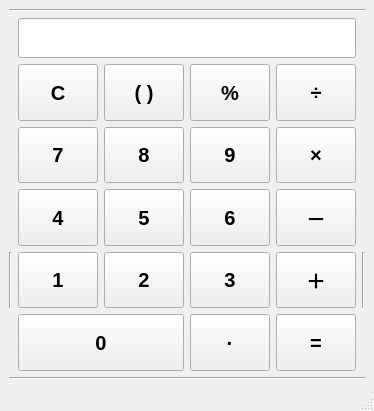
<?xml version="1.0" encoding="UTF-8"?>
<ui version="4.0">
 <class>MainWindow</class>
 <widget class="QMainWindow" name="MainWindow">
  <property name="geometry">
   <rect>
    <x>0</x>
    <y>0</y>
    <width>356</width>
    <height>411</height>
   </rect>
  </property>
  <property name="windowTitle">
   <string>MainWindow</string>
  </property>
  <property name="toolButtonStyle">
   <enum>Qt::ToolButtonTextBesideIcon</enum>
  </property>
  <widget class="QWidget" name="centralwidget">
   <layout class="QVBoxLayout" name="verticalLayout">
    <item>
     <widget class="Line" name="line_4">
      <property name="orientation">
       <enum>Qt::Horizontal</enum>
      </property>
     </widget>
    </item>
    <item>
     <layout class="QGridLayout" name="gridLayout">
      <item row="3" column="4">
       <widget class="QPushButton" name="pushButton_minus">
        <property name="sizePolicy">
         <sizepolicy hsizetype="Expanding" vsizetype="Expanding">
          <horstretch>0</horstretch>
          <verstretch>0</verstretch>
         </sizepolicy>
        </property>
        <property name="font">
         <font>
          <pointsize>15</pointsize>
          <weight>75</weight>
          <bold>true</bold>
         </font>
        </property>
        <property name="text">
         <string>－</string>
        </property>
       </widget>
      </item>
      <item row="3" column="1">
       <widget class="QPushButton" name="pushButton_n4">
        <property name="sizePolicy">
         <sizepolicy hsizetype="Expanding" vsizetype="Expanding">
          <horstretch>0</horstretch>
          <verstretch>0</verstretch>
         </sizepolicy>
        </property>
        <property name="font">
         <font>
          <pointsize>15</pointsize>
          <weight>75</weight>
          <bold>true</bold>
         </font>
        </property>
        <property name="text">
         <string>4</string>
        </property>
       </widget>
      </item>
      <item row="1" column="2">
       <widget class="QPushButton" name="pushButton_group">
        <property name="sizePolicy">
         <sizepolicy hsizetype="Expanding" vsizetype="Expanding">
          <horstretch>0</horstretch>
          <verstretch>0</verstretch>
         </sizepolicy>
        </property>
        <property name="font">
         <font>
          <pointsize>15</pointsize>
          <weight>75</weight>
          <bold>true</bold>
         </font>
        </property>
        <property name="autoFillBackground">
         <bool>false</bool>
        </property>
        <property name="styleSheet">
         <string notr="true"/>
        </property>
        <property name="text">
         <string>( )</string>
        </property>
        <property name="flat">
         <bool>false</bool>
        </property>
       </widget>
      </item>
      <item row="1" column="1">
       <widget class="QPushButton" name="pushButton_c">
        <property name="sizePolicy">
         <sizepolicy hsizetype="Expanding" vsizetype="Expanding">
          <horstretch>0</horstretch>
          <verstretch>0</verstretch>
         </sizepolicy>
        </property>
        <property name="font">
         <font>
          <pointsize>15</pointsize>
          <weight>75</weight>
          <bold>true</bold>
         </font>
        </property>
        <property name="autoFillBackground">
         <bool>false</bool>
        </property>
        <property name="styleSheet">
         <string notr="true"/>
        </property>
        <property name="text">
         <string>C</string>
        </property>
        <property name="flat">
         <bool>false</bool>
        </property>
       </widget>
      </item>
      <item row="1" column="4">
       <widget class="QPushButton" name="pushButton_div">
        <property name="sizePolicy">
         <sizepolicy hsizetype="Expanding" vsizetype="Expanding">
          <horstretch>0</horstretch>
          <verstretch>0</verstretch>
         </sizepolicy>
        </property>
        <property name="font">
         <font>
          <pointsize>15</pointsize>
          <weight>75</weight>
          <bold>true</bold>
         </font>
        </property>
        <property name="autoFillBackground">
         <bool>false</bool>
        </property>
        <property name="styleSheet">
         <string notr="true"/>
        </property>
        <property name="text">
         <string>÷</string>
        </property>
        <property name="flat">
         <bool>false</bool>
        </property>
       </widget>
      </item>
      <item row="1" column="3">
       <widget class="QPushButton" name="pushButton_pct">
        <property name="sizePolicy">
         <sizepolicy hsizetype="Expanding" vsizetype="Expanding">
          <horstretch>0</horstretch>
          <verstretch>0</verstretch>
         </sizepolicy>
        </property>
        <property name="font">
         <font>
          <pointsize>15</pointsize>
          <weight>75</weight>
          <bold>true</bold>
         </font>
        </property>
        <property name="autoFillBackground">
         <bool>false</bool>
        </property>
        <property name="styleSheet">
         <string notr="true"/>
        </property>
        <property name="text">
         <string>%</string>
        </property>
        <property name="flat">
         <bool>false</bool>
        </property>
       </widget>
      </item>
      <item row="0" column="1" colspan="4">
       <widget class="QLineEdit" name="lineEdit_result">
        <property name="minimumSize">
         <size>
          <width>0</width>
          <height>40</height>
         </size>
        </property>
        <property name="font">
         <font>
          <pointsize>15</pointsize>
          <weight>75</weight>
          <bold>true</bold>
         </font>
        </property>
       </widget>
      </item>
      <item row="4" column="2">
       <widget class="QPushButton" name="pushButton_n2">
        <property name="sizePolicy">
         <sizepolicy hsizetype="Expanding" vsizetype="Expanding">
          <horstretch>0</horstretch>
          <verstretch>0</verstretch>
         </sizepolicy>
        </property>
        <property name="font">
         <font>
          <pointsize>15</pointsize>
          <weight>75</weight>
          <bold>true</bold>
         </font>
        </property>
        <property name="text">
         <string>2</string>
        </property>
       </widget>
      </item>
      <item row="4" column="1">
       <widget class="QPushButton" name="pushButton_n1">
        <property name="sizePolicy">
         <sizepolicy hsizetype="Expanding" vsizetype="Expanding">
          <horstretch>0</horstretch>
          <verstretch>0</verstretch>
         </sizepolicy>
        </property>
        <property name="font">
         <font>
          <pointsize>15</pointsize>
          <weight>75</weight>
          <bold>true</bold>
         </font>
        </property>
        <property name="text">
         <string>1</string>
        </property>
        <property name="icon">
         <iconset resource="../icons/icons.qrc">
          <normaloff>:/cal/1_.png</normaloff>:/cal/1_.png</iconset>
        </property>
       </widget>
      </item>
      <item row="5" column="1" colspan="2">
       <widget class="QPushButton" name="pushButton_n0">
        <property name="sizePolicy">
         <sizepolicy hsizetype="Expanding" vsizetype="Expanding">
          <horstretch>0</horstretch>
          <verstretch>0</verstretch>
         </sizepolicy>
        </property>
        <property name="font">
         <font>
          <pointsize>15</pointsize>
          <weight>75</weight>
          <bold>true</bold>
         </font>
        </property>
        <property name="text">
         <string>0</string>
        </property>
       </widget>
      </item>
      <item row="4" column="4">
       <widget class="QPushButton" name="pushButton_plus">
        <property name="sizePolicy">
         <sizepolicy hsizetype="Expanding" vsizetype="Expanding">
          <horstretch>0</horstretch>
          <verstretch>0</verstretch>
         </sizepolicy>
        </property>
        <property name="font">
         <font>
          <pointsize>15</pointsize>
          <weight>75</weight>
          <bold>true</bold>
         </font>
        </property>
        <property name="text">
         <string>＋</string>
        </property>
       </widget>
      </item>
      <item row="5" column="3">
       <widget class="QPushButton" name="pushButton_pt">
        <property name="sizePolicy">
         <sizepolicy hsizetype="Expanding" vsizetype="Expanding">
          <horstretch>0</horstretch>
          <verstretch>0</verstretch>
         </sizepolicy>
        </property>
        <property name="font">
         <font>
          <pointsize>15</pointsize>
          <weight>75</weight>
          <bold>true</bold>
         </font>
        </property>
        <property name="text">
         <string>·</string>
        </property>
       </widget>
      </item>
      <item row="5" column="4">
       <widget class="QPushButton" name="pushButton_res">
        <property name="sizePolicy">
         <sizepolicy hsizetype="Expanding" vsizetype="Expanding">
          <horstretch>0</horstretch>
          <verstretch>0</verstretch>
         </sizepolicy>
        </property>
        <property name="font">
         <font>
          <pointsize>15</pointsize>
          <weight>75</weight>
          <bold>true</bold>
         </font>
        </property>
        <property name="text">
         <string>=</string>
        </property>
       </widget>
      </item>
      <item row="4" column="3">
       <widget class="QPushButton" name="pushButton_n3">
        <property name="sizePolicy">
         <sizepolicy hsizetype="Expanding" vsizetype="Expanding">
          <horstretch>0</horstretch>
          <verstretch>0</verstretch>
         </sizepolicy>
        </property>
        <property name="font">
         <font>
          <pointsize>15</pointsize>
          <weight>75</weight>
          <bold>true</bold>
         </font>
        </property>
        <property name="text">
         <string>3</string>
        </property>
       </widget>
      </item>
      <item row="2" column="1">
       <widget class="QPushButton" name="pushButton_n7">
        <property name="sizePolicy">
         <sizepolicy hsizetype="Expanding" vsizetype="Expanding">
          <horstretch>0</horstretch>
          <verstretch>0</verstretch>
         </sizepolicy>
        </property>
        <property name="font">
         <font>
          <pointsize>15</pointsize>
          <weight>75</weight>
          <bold>true</bold>
         </font>
        </property>
        <property name="text">
         <string>7</string>
        </property>
        <property name="iconSize">
         <size>
          <width>30</width>
          <height>30</height>
         </size>
        </property>
       </widget>
      </item>
      <item row="2" column="3">
       <widget class="QPushButton" name="pushButton_n9">
        <property name="sizePolicy">
         <sizepolicy hsizetype="Expanding" vsizetype="Expanding">
          <horstretch>0</horstretch>
          <verstretch>0</verstretch>
         </sizepolicy>
        </property>
        <property name="font">
         <font>
          <pointsize>15</pointsize>
          <weight>75</weight>
          <bold>true</bold>
         </font>
        </property>
        <property name="text">
         <string>9</string>
        </property>
       </widget>
      </item>
      <item row="2" column="4">
       <widget class="QPushButton" name="pushButton_mltp">
        <property name="sizePolicy">
         <sizepolicy hsizetype="Expanding" vsizetype="Expanding">
          <horstretch>0</horstretch>
          <verstretch>0</verstretch>
         </sizepolicy>
        </property>
        <property name="font">
         <font>
          <pointsize>15</pointsize>
          <weight>75</weight>
          <bold>true</bold>
         </font>
        </property>
        <property name="text">
         <string>×</string>
        </property>
       </widget>
      </item>
      <item row="3" column="2">
       <widget class="QPushButton" name="pushButton_n5">
        <property name="sizePolicy">
         <sizepolicy hsizetype="Expanding" vsizetype="Expanding">
          <horstretch>0</horstretch>
          <verstretch>0</verstretch>
         </sizepolicy>
        </property>
        <property name="font">
         <font>
          <pointsize>15</pointsize>
          <weight>75</weight>
          <bold>true</bold>
         </font>
        </property>
        <property name="text">
         <string>5</string>
        </property>
       </widget>
      </item>
      <item row="3" column="3">
       <widget class="QPushButton" name="pushButton_n6">
        <property name="sizePolicy">
         <sizepolicy hsizetype="Expanding" vsizetype="Expanding">
          <horstretch>0</horstretch>
          <verstretch>0</verstretch>
         </sizepolicy>
        </property>
        <property name="font">
         <font>
          <pointsize>15</pointsize>
          <weight>75</weight>
          <bold>true</bold>
         </font>
        </property>
        <property name="text">
         <string>6</string>
        </property>
       </widget>
      </item>
      <item row="2" column="2">
       <widget class="QPushButton" name="pushButton_n8">
        <property name="sizePolicy">
         <sizepolicy hsizetype="Expanding" vsizetype="Expanding">
          <horstretch>0</horstretch>
          <verstretch>0</verstretch>
         </sizepolicy>
        </property>
        <property name="font">
         <font>
          <pointsize>15</pointsize>
          <weight>75</weight>
          <bold>true</bold>
         </font>
        </property>
        <property name="text">
         <string>8</string>
        </property>
       </widget>
      </item>
      <item row="4" column="0">
       <widget class="Line" name="line_2">
        <property name="orientation">
         <enum>Qt::Vertical</enum>
        </property>
       </widget>
      </item>
      <item row="4" column="5">
       <widget class="Line" name="line_3">
        <property name="orientation">
         <enum>Qt::Vertical</enum>
        </property>
       </widget>
      </item>
     </layout>
    </item>
    <item>
     <widget class="Line" name="line">
      <property name="orientation">
       <enum>Qt::Horizontal</enum>
      </property>
     </widget>
    </item>
   </layout>
  </widget>
  <widget class="QMenuBar" name="menubar">
   <property name="geometry">
    <rect>
     <x>0</x>
     <y>0</y>
     <width>356</width>
     <height>21</height>
    </rect>
   </property>
  </widget>
  <widget class="QStatusBar" name="statusbar"/>
 </widget>
 <resources>
  <include location="../icons/icons.qrc"/>
 </resources>
 <connections/>
</ui>
